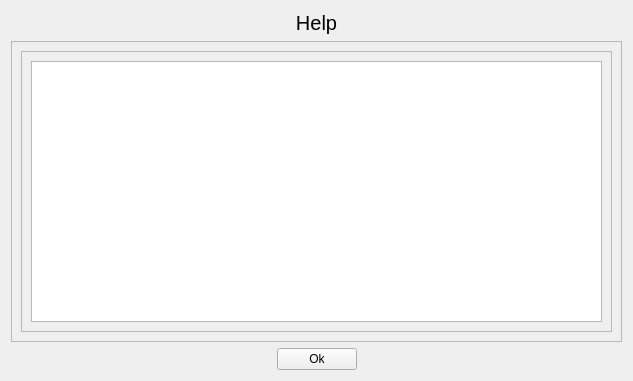
<?xml version="1.0" encoding="UTF-8"?>
<ui version="4.0">
 <class>test_help</class>
 <widget class="QWidget" name="test_help">
  <property name="geometry">
   <rect>
    <x>0</x>
    <y>0</y>
    <width>633</width>
    <height>381</height>
   </rect>
  </property>
  <property name="windowTitle">
   <string>Form</string>
  </property>
  <layout class="QGridLayout" name="gridLayout">
   <item row="0" column="0">
    <layout class="QGridLayout" name="gridLayout_2">
     <item row="1" column="0">
      <layout class="QGridLayout" name="gridLayout_3">
       <item row="0" column="0">
        <widget class="QFrame" name="frame_4">
         <property name="frameShape">
          <enum>QFrame::StyledPanel</enum>
         </property>
         <property name="frameShadow">
          <enum>QFrame::Raised</enum>
         </property>
         <layout class="QHBoxLayout" name="horizontalLayout_5">
          <item>
           <widget class="QScrollArea" name="scrollArea_4">
            <property name="widgetResizable">
             <bool>true</bool>
            </property>
            <widget class="QWidget" name="scrollAreaWidgetContents_4">
             <property name="geometry">
              <rect>
               <x>0</x>
               <y>0</y>
               <width>577</width>
               <height>251</height>
              </rect>
             </property>
             <layout class="QHBoxLayout" name="horizontalLayout_6">
              <item>
               <widget class="QTextEdit" name="textEdit_3">
                <property name="html">
                 <string>&lt;!DOCTYPE HTML PUBLIC &quot;-//W3C//DTD HTML 4.0//EN&quot; &quot;http://www.w3.org/TR/REC-html40/strict.dtd&quot;&gt;
&lt;html&gt;&lt;head&gt;&lt;meta name=&quot;qrichtext&quot; content=&quot;1&quot; /&gt;&lt;style type=&quot;text/css&quot;&gt;
p, li { white-space: pre-wrap; }
&lt;/style&gt;&lt;/head&gt;&lt;body style=&quot; font-family:'.Helvetica Neue DeskInterface'; font-size:13pt; font-weight:400; font-style:normal;&quot;&gt;
&lt;p style=&quot;-qt-paragraph-type:empty; margin-top:0px; margin-bottom:0px; margin-left:0px; margin-right:0px; -qt-block-indent:0; text-indent:0px;&quot;&gt;&lt;br /&gt;&lt;/p&gt;&lt;/body&gt;&lt;/html&gt;</string>
                </property>
               </widget>
              </item>
             </layout>
            </widget>
           </widget>
          </item>
         </layout>
        </widget>
       </item>
       <item row="1" column="0">
        <layout class="QHBoxLayout" name="horizontalLayout_7">
         <item>
          <spacer name="horizontalSpacer_3">
           <property name="orientation">
            <enum>Qt::Horizontal</enum>
           </property>
           <property name="sizeHint" stdset="0">
            <size>
             <width>40</width>
             <height>20</height>
            </size>
           </property>
          </spacer>
         </item>
         <item>
          <widget class="QPushButton" name="pushButton">
           <property name="text">
            <string>Ok</string>
           </property>
          </widget>
         </item>
         <item>
          <spacer name="horizontalSpacer_4">
           <property name="orientation">
            <enum>Qt::Horizontal</enum>
           </property>
           <property name="sizeHint" stdset="0">
            <size>
             <width>40</width>
             <height>20</height>
            </size>
           </property>
          </spacer>
         </item>
        </layout>
       </item>
      </layout>
     </item>
     <item row="0" column="0">
      <widget class="QLabel" name="label_3">
       <property name="font">
        <font>
         <pointsize>15</pointsize>
        </font>
       </property>
       <property name="text">
        <string>&lt;html&gt;&lt;head/&gt;&lt;body&gt;&lt;p align=&quot;center&quot;&gt;Help&lt;/p&gt;&lt;/body&gt;&lt;/html&gt;</string>
       </property>
      </widget>
     </item>
    </layout>
   </item>
  </layout>
 </widget>
 <resources/>
 <connections/>
</ui>
